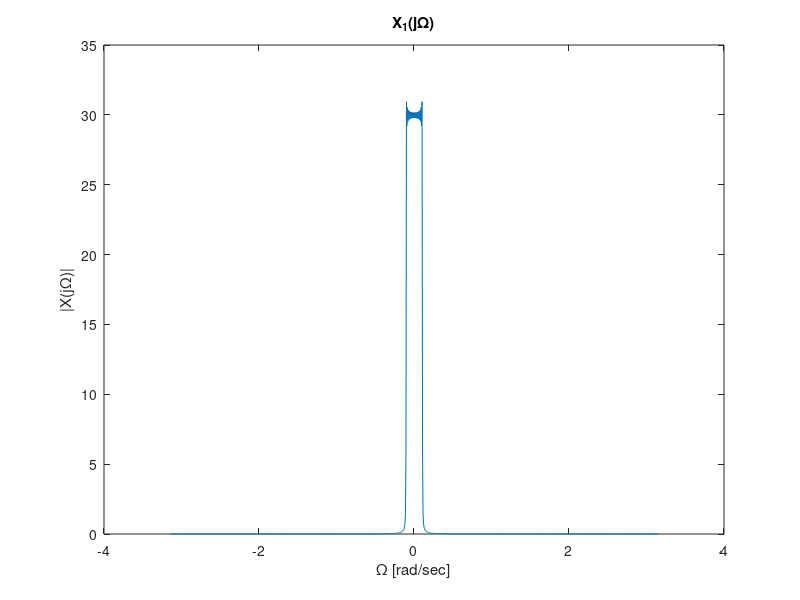
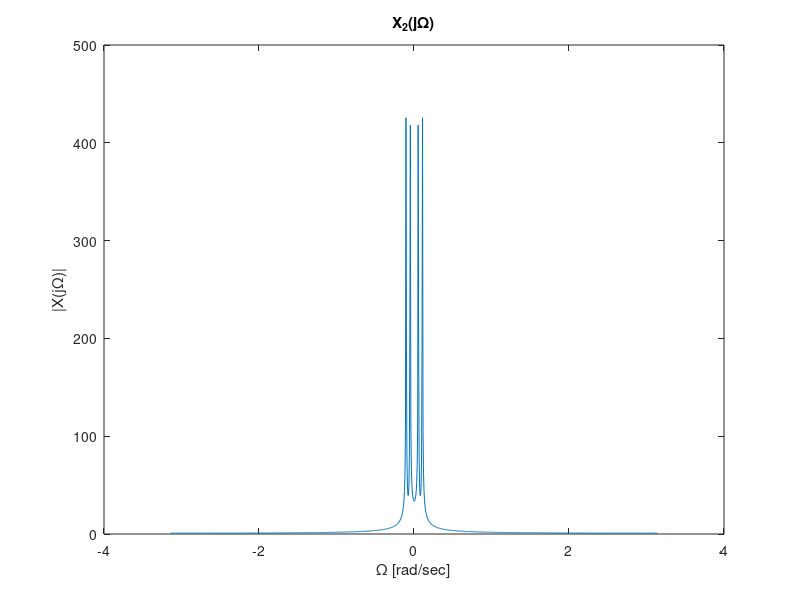
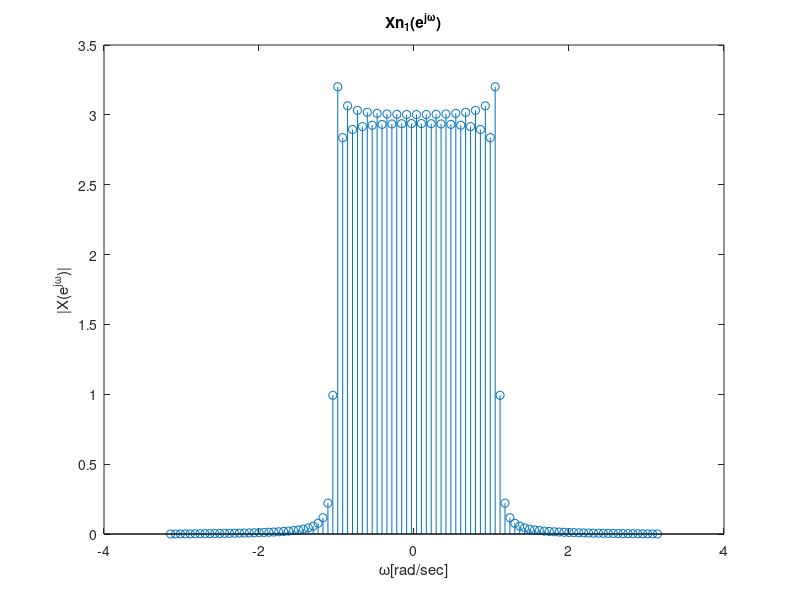
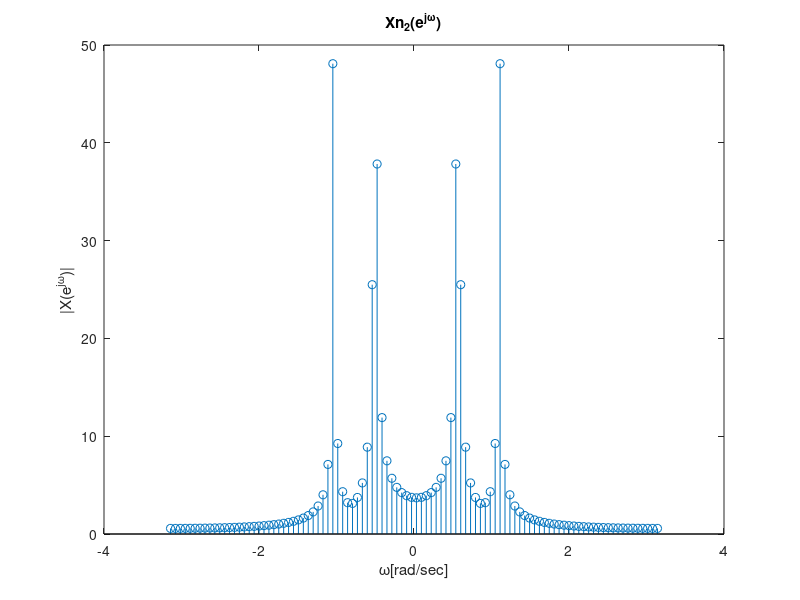

Source code (MATLAB) for these figures, in order: (Note: this script raises an error after producing the figures.)
clc;
close all;
clearvars;

%a
t = linspace(-100,100,1000);
x1 = sinc(t./6);
w = linspace(-pi,pi,1000);
x2 = cos(pi.*t./12)+sin(pi.*t./6);
fft_x1= fftshift(fft(x1));
fft_x2= fftshift(fft(x2));
figure;
plot(w,abs(fft_x1));
title('X_1(j\Omega)')
ylabel('|X(j\Omega)|');
xlabel('\Omega [rad/sec]');

figure;
plot(w,abs(fft_x2));
title('X_2(j\Omega)');
ylabel('|X(j\Omega)|');
xlabel('\Omega [rad/sec]');

%d
n = linspace(-50,50,100);
T=2;
w = linspace(-pi,pi,100);
xn1 =  sinc(T.*n./6);
fft_xn1= fftshift(fft(xn1));
figure;
stem(w,abs(fft_xn1));
title('Xn_1(e^{j\omega})')
ylabel('|X(e^{j\omega})|');
xlabel('\omega[rad/sec]');

xn2 = cos(T.*pi.*n./12)+sin(T.*pi.*n./6);
fft_xn2= fftshift(fft(xn2));
figure;
stem(w,abs(fft_xn2));
title('Xn_2(e^{j\omega})')
ylabel('|X(e^{j\omega})|');
xlabel('\omega[rad/sec]');

%e
%e - xn1 zoh
T = 2;
N = 10;
L = T*N;
n = -50:50;
t = linspace(-50,50,length(xn1)*L);
xn1 = sinc(T.*n./6);
for i = 1:length(xn1)-1
    for j = 1:L
        zoh(i*L+j) = xn1(i);
    end
end   
figure;
plot(t,zoh);
hold on;
plot(n,xn1);
hold off;
title('xn_1 - ZOH')
ylabel('xn_1');
xlabel('n[sec]');

%e - xn2 zoh
T = 2;
N = 10;
L = T*N;
n = -50:50;
xn2 = cos(T.*pi.*n./12)+sin(T.*pi.*n./6);
t = linspace(-50,50,length(xn2)*L);
for i = 1:length(xn2)-1
    for j = 1:L
        zoh(i*L+j) = xn2(i);
    end
end   
figure;
plot(t,zoh);
hold on;
plot(n,xn2);
hold off;
title('xn_2 - ZOH')
ylabel('xn_2');
xlabel('n[sec]');


%e - xn1 foh
T = 2;
N = 10;
L = T*N;
n = -50:50;
xn1 =  sinc(T.*n./6);
t = linspace(-50,50,length(xn1)*L);
for i = 1:length(xn1)-1
    for j = 1:L
        foh(i*L+j) = xn1(i)+(j/L)*(xn1(i+1)-xn1(i));
    end
end   
figure;
plot(t,foh);
hold on;
plot(n,xn1);
hold off;
title('xn_1 - FOH')
ylabel('xn_1');
xlabel('n[sec]');

%e - xn2 foh
T = 2;
N = 10;
L = T*N;
n = -100:100;
xn2 = cos(T.*pi.*n./12)+sin(T.*pi.*n./6);
t = linspace(-100,100,length(xn2)*L);
for i = 1:length(xn2)-1
    for j=1:L
        foh(i*L+j) = xn2(i)+(j/L)*(xn2(i+1)-xn2(i));
    end
end   
figure;
plot(t,foh);
hold on;
plot(n,xn2);
hold off;
title('xn_2 - FOH')
ylabel('xn_2');
xlabel('n[sec]');

%e - xn1 ideal
T = 2;
N = 10;
n = -50:50;
xn1 =  sinc(T.*n./6);
t = linspace(-50,50,length(xn1));
for i = 1:length(xn1)
    if mod(i,T) == 0
        xs(i) = xn1(i);
    else
        xs(i) = 0;
    end
end 
ideal = conv(xs, sinc(t./T), 'same');
figure;
plot(t,ideal);
hold on;
plot(n,xn1);
hold off;
title('xn_1 - Ideal');
ylabel('xn_1');
xlabel('n[sec]');


%e - xn2 ideal
T = 2;
N = 10;
n = -50:50;
xn2 = cos(T.*pi.*n./12)+sin(T.*pi.*n./6);
t = linspace(-50,50,length(xn2));
for i = 1:length(xn2)
    if mod(i,T) == 0
        xs(i) = xn2(i);
    else
        xs(i) = 0;
    end
end 
ideal = conv(xs, sinc(t./T), 'same');
figure;
plot(t,ideal);
hold on;
plot(n,xn2);
hold off;
title('xn_2 - Ideal');
ylabel('xn_2');
xlabel('n[sec]');

%f - d

n = -50:50;
xn1 =  sinc(3.*n./2);
fft_xn1= fftshift(fft(xn1));
stem(n,abs(fft_xn1));
title('xn_1 - FFT ')
ylabel('|X(e.^{j\omega})|');
xlabel('n [sec]');

xn2 = cos(pi.*3.*n./4)+sin(pi.*3.*n./2);
fft_xn2= fftshift(fft(xn2));
stem(n,abs(fft_xn2));
title('xn_2 - FFT')
ylabel('|X(e.^{j\omega})|');
xlabel('n [sec]');

%f - e - zoh
